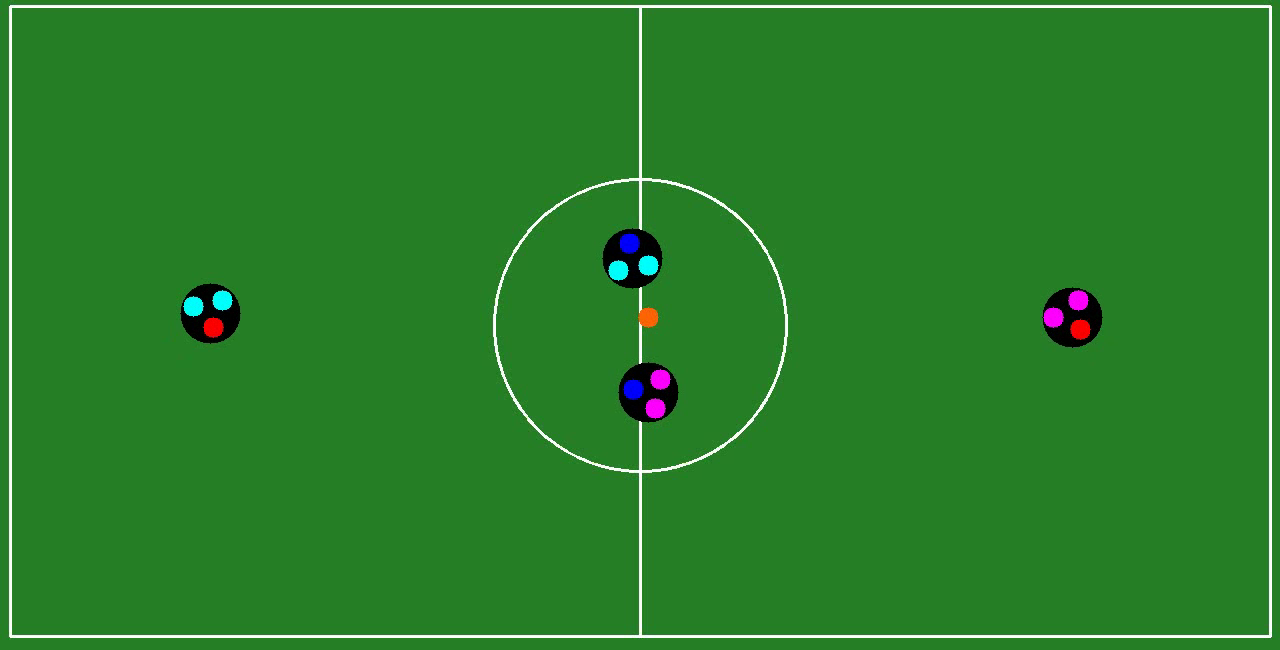
#> input picture frame 8 of video_futbol.avi, 1280 x 650 px, given in place of the camera
$ python calibrate_intrinsic.py
#> lines starting #> are read from the running program, lines starting #| are printed output that depends on the picture
### src/robot_soccer/utils/camera_utils.py
"""Utilidades para detección y configuración de cámaras.

Este módulo proporciona funciones para detectar cámaras disponibles,
identificar cámaras específicas (como DroidCam) y validar dispositivos de video.
"""

import logging
import subprocess
from pathlib import Path
import cv2

log = logging.getLogger(__name__)


def find_droidcam_device():
    """Encuentra automáticamente el dispositivo de video de DroidCam.

    Busca en todos los dispositivos /dev/videoX para encontrar cuál
    está usando el driver v4l2loopback (DroidCam).

    Returns:
        int or None: Índice del dispositivo DroidCam (ej: 2 para /dev/video2),
                     o None si no se encuentra.

    Example:
        >>> camera_id = find_droidcam_device()
        >>> if camera_id is not None:
        ...     cap = cv2.VideoCapture(camera_id)
    """
    # Buscar todos los dispositivos /dev/videoX
    video_devices = sorted(Path("/dev").glob("video*"))

    for device_path in video_devices:
        device_num = device_path.name.replace("video", "")

        # Verificar si es un número (evitar video4linux, etc.)
        if not device_num.isdigit():
            continue

        device_index = int(device_num)

        try:
            # Usar v4l2-ctl para obtener información del driver
            result = subprocess.run(
                ["v4l2-ctl", "--device", str(device_path), "--info"],
                capture_output=True,
                text=True,
                timeout=2
            )

            # Buscar "v4l2 loopback" en la salida
            if "v4l2 loopback" in result.stdout.lower():
                log.info("📹 DroidCam encontrado en /dev/video%d", device_index)
                return device_index

        except (subprocess.SubprocessError, subprocess.TimeoutExpired, FileNotFoundError):
            # Si v4l2-ctl no está disponible o falla, continuar
            continue

    log.warning("⚠️  No se encontró DroidCam. Usando cámara por defecto (0).")
    return None


# [109 lines left out: functions find_camera_by_name, list_available_cameras, not called in this run]


def get_camera_index(prefer_droidcam=True, fallback_index=0):
    """Obtiene el índice de cámara a usar, con detección automática de DroidCam.

    Args:
        prefer_droidcam (bool): Si True, intenta encontrar DroidCam primero.
                                Si False, usa fallback_index directamente.
        fallback_index (int): Índice a usar si no se encuentra DroidCam o
                              prefer_droidcam=False. Por defecto 0.

    Returns:
        int: Índice de la cámara a usar.

    Example:
        >>> camera_id = get_camera_index(prefer_droidcam=True, fallback_index=0)
        >>> cap = cv2.VideoCapture(camera_id)
    """
    if prefer_droidcam:
        droidcam_index = find_droidcam_device()
        if droidcam_index is not None:
            return droidcam_index

        log.info("ℹ️  DroidCam no encontrado, usando cámara %d", fallback_index)

    return fallback_index

### scripts/calibrate_intrinsic.py
#!/usr/bin/env python3
"""Calibración intrínseca de la cámara con tablero de ajedrez.

Genera el archivo src/robot_soccer/config/camera_intrinsics.json con
la matriz K (3×3) y los coeficientes de distorsión D (1×5) que usa
cv2.undistort() para corregir el barrel distortion del DroidCam.

IMPORTANTE — condiciones de captura:
    - Usar EXACTAMENTE la misma configuración de DroidCam que en producción
    - Misma resolución, sin zoom digital, sin filtros de imagen
    - Conexión USB preferida sobre WiFi para consistencia

Uso:
    python scripts/calibrate_intrinsic.py
    python scripts/calibrate_intrinsic.py --camera-id 2
    python scripts/calibrate_intrinsic.py --save-board   # solo genera el tablero PNG

Controles durante la captura:
    ESPACIO   — capturar frame actual (solo si el tablero fue detectado)
    G         — generar y guardar tablero de ajedrez como chessboard.png
    C         — comparar frame distorsionado vs corregido (preview)
    ESC       — terminar captura y ejecutar calibración
"""

import sys
import argparse
import logging
from pathlib import Path

import cv2
import numpy as np

ROOT_DIR = Path(__file__).parent.parent
sys.path.insert(0, str(ROOT_DIR / "src"))

from robot_soccer.utils.camera_utils import get_camera_index

log = logging.getLogger(__name__)

# Patrón del tablero: (cols_internos, rows_internos)
# 9×6 internas = 10×7 cuadros. Asimétrico para detectar orientación sin ambigüedad.
BOARD_COLS = 9  # esquinas internas horizontal
BOARD_ROWS = 6  # esquinas internas vertical
SQUARE_SIZE_MM = 25.0  # tamaño físico de cada cuadro en mm (para escala real, no crítico)

INTRINSICS_PATH = ROOT_DIR / "src" / "robot_soccer" / "config" / "camera_intrinsics.json"


# [20 lines left out: function generate_chessboard_image, not called in this run]


def run_calibration(camera_id=None):
    """Ejecuta el proceso interactivo de captura y calibración."""
    if camera_id is None:
        camera_id = get_camera_index(prefer_droidcam=True, fallback_index=0)

    logging.basicConfig(level=logging.INFO,
                        format='%(levelname)-8s %(message)s')

    cap = cv2.VideoCapture(camera_id)
    if not cap.isOpened():
        log.error("No se pudo abrir cámara %d", camera_id)
        return

    w = int(cap.get(cv2.CAP_PROP_FRAME_WIDTH))
    h = int(cap.get(cv2.CAP_PROP_FRAME_HEIGHT))
    log.info("Cámara abierta: %dx%d | /dev/video%d", w, h, camera_id)
    log.info("Tablero esperado: %d×%d esquinas internas", BOARD_COLS, BOARD_ROWS)
    log.info("Objetivo: capturar 20-25 frames con el tablero en distintos ángulos")
    log.info("")
    log.info("Controles: ESPACIO=capturar | G=generar tablero PNG | C=preview corrección | ESC=calibrar")

    criteria = (cv2.TERM_CRITERIA_EPS + cv2.TERM_CRITERIA_MAX_ITER, 30, 0.001)

    obj_points_3d = np.zeros((BOARD_COLS * BOARD_ROWS, 3), np.float32)
    obj_points_3d[:, :2] = np.mgrid[0:BOARD_COLS, 0:BOARD_ROWS].T.reshape(-1, 2)
    obj_points_3d *= SQUARE_SIZE_MM

    all_obj_points = []
    all_img_points = []

    K_preview = None
    D_preview = None
    show_comparison = False

    while True:
        ret, frame = cap.read()
#> frame is the input picture: shape (650, 1280, 3); mean B, G, R 41.5, 127, 41.2
        if not ret:
            continue

        gray = cv2.cvtColor(frame, cv2.COLOR_BGR2GRAY)
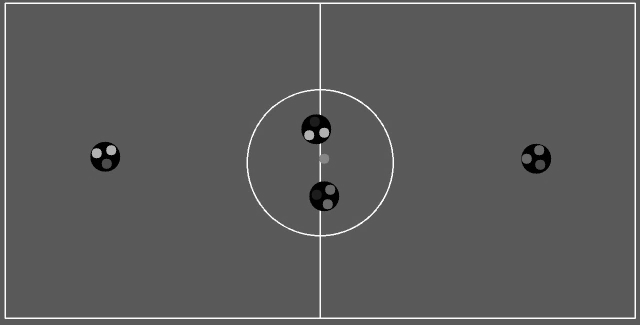
#> gray: shape (650, 1280) (shown at 1/2 size); min 0, max 255, mean 91.4
        found, corners = cv2.findChessboardCorners(
            gray, (BOARD_COLS, BOARD_ROWS),
            cv2.CALIB_CB_ADAPTIVE_THRESH + cv2.CALIB_CB_NORMALIZE_IMAGE
        )
#> found = False; corners = None

        display = frame.copy()
        n = len(all_obj_points)

        if found:
            corners_refined = cv2.cornerSubPix(gray, corners, (11, 11), (-1, -1), criteria)
            cv2.drawChessboardCorners(display, (BOARD_COLS, BOARD_ROWS),
                                      corners_refined, found)
            status_color = (0, 255, 0)
            status = f"TABLERO DETECTADO — ESPACIO para capturar ({n} capturadas)"
        else:
            status_color = (0, 100, 255)
            status = f"Buscando tablero... ({n} capturadas)"

        cv2.putText(display, status, (10, 30),
                    cv2.FONT_HERSHEY_SIMPLEX, 0.6, status_color, 2)
        cv2.putText(display, "ESC=calibrar | G=generar PNG | C=preview",
                    (10, h - 15), cv2.FONT_HERSHEY_SIMPLEX, 0.45, (200, 200, 200), 1)
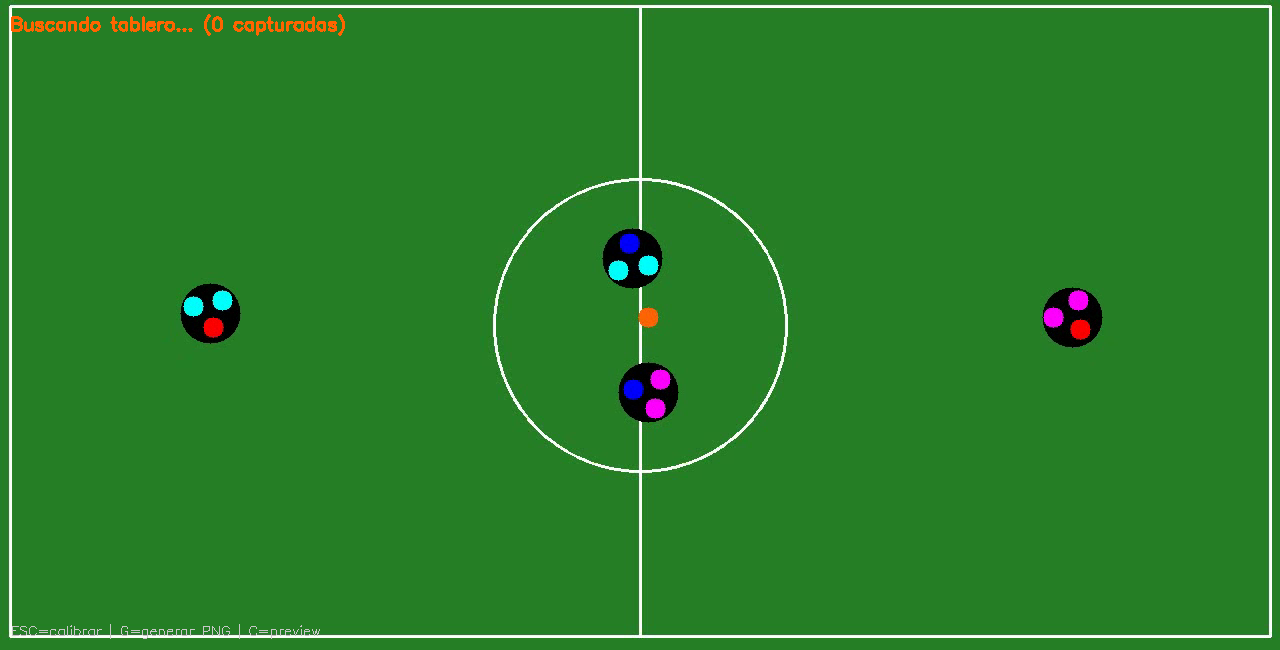
#> display: shape (650, 1280, 3); mean B, G, R 41.5, 126.9, 41.9

        if show_comparison and K_preview is not None:
            undist = cv2.undistort(frame, K_preview, D_preview)
            half_w = w // 2
            combined = np.hstack([
                cv2.resize(frame, (half_w, h)),
                cv2.resize(undist, (half_w, h))
            ])
            cv2.putText(combined, "ORIGINAL", (10, 25),
                        cv2.FONT_HERSHEY_SIMPLEX, 0.6, (0, 100, 255), 2)
            cv2.putText(combined, "CORREGIDO", (half_w + 10, 25),
                        cv2.FONT_HERSHEY_SIMPLEX, 0.6, (0, 255, 100), 2)
            cv2.imshow("Calibracion Intrinseca — Comparacion", combined)
        elif show_comparison:
            cv2.putText(display, "Captura al menos 5 frames para preview",
                        (10, 60), cv2.FONT_HERSHEY_SIMPLEX, 0.5, (0, 200, 255), 1)

        cv2.imshow("Calibracion Intrinseca", display)
        key = cv2.waitKey(1) & 0xFF
#> (key Esc is pressed here)

        if key == 27:  # ESC — calibrar
            break
        elif key == ord(' ') and found:
            corners_refined = cv2.cornerSubPix(gray, corners, (11, 11), (-1, -1), criteria)
            all_obj_points.append(obj_points_3d)
            all_img_points.append(corners_refined)
            log.info("Frame %d capturado", len(all_obj_points))
            if len(all_obj_points) >= 5:
                ret_cal, K_preview, D_preview, _, _ = cv2.calibrateCamera(
                    all_obj_points, all_img_points, (w, h), None, None)
        elif key == ord('g') or key == ord('G'):
            generate_chessboard_image(save_path="chessboard.png")
        elif key == ord('c') or key == ord('C'):
            show_comparison = not show_comparison
            if not show_comparison:
                cv2.destroyWindow("Calibracion Intrinseca — Comparacion")

    cap.release()
    cv2.destroyAllWindows()

    n = len(all_obj_points)
    if n < 10:
        log.error("Solo %d frames capturados — se necesitan al menos 10 (recomendado 20-25)", n)
        return

    log.info("")
    log.info("Calibrando con %d frames...", n)
    ret_cal, K, D, rvecs, tvecs = cv2.calibrateCamera(
        all_obj_points, all_img_points, (w, h), None, None)

    log.info("Error de reproyección: %.4f px (objetivo: < 1.0px)", ret_cal)
    if ret_cal > 1.5:
        log.warning("Error alto — verifica que el tablero esté plano y las capturas sean nítidas")
    elif ret_cal > 1.0:
        log.warning("Error aceptable pero mejorable — intenta con más capturas")
    else:
        log.info("Calibración excelente")

    log.info("K (matriz intrínseca):\n%s", K)
    log.info("D (distorsión) [k1,k2,p1,p2,k3]: %s", D.flatten())

    import json
    data = {
        "K": K.tolist(),
        "D": D.tolist(),
        "image_size": [w, h],
        "reprojection_error": float(ret_cal),
        "num_frames": n,
        "board": {"cols": BOARD_COLS, "rows": BOARD_ROWS, "square_mm": SQUARE_SIZE_MM},
    }
    INTRINSICS_PATH.parent.mkdir(parents=True, exist_ok=True)
    with open(INTRINSICS_PATH, "w") as f:
        json.dump(data, f, indent=2)

    log.info("")
    log.info("Guardado en: %s", INTRINSICS_PATH)
    log.info("")
    log.info("SIGUIENTE PASO OBLIGATORIO:")
    log.info("  Ejecutar calibrate_perspective.py para re-calibrar los 4 puntos de esquina")
    log.info("  con el feed ya corregido (los src_points actuales son para imagen distorsionada)")


def main():
    parser = argparse.ArgumentParser(description="Calibración intrínseca de cámara con tablero de ajedrez")
    parser.add_argument("--camera-id", type=int, default=None,
                        help="ID de la cámara (default: auto-detecta DroidCam)")
    parser.add_argument("--save-board", action="store_true",
                        help="Solo generar chessboard.png y salir")
    args = parser.parse_args()

    if args.save_board:
        generate_chessboard_image()
        return

    run_calibration(camera_id=args.camera_id)


if __name__ == "__main__":
    main()

$ run again, starting later in the video
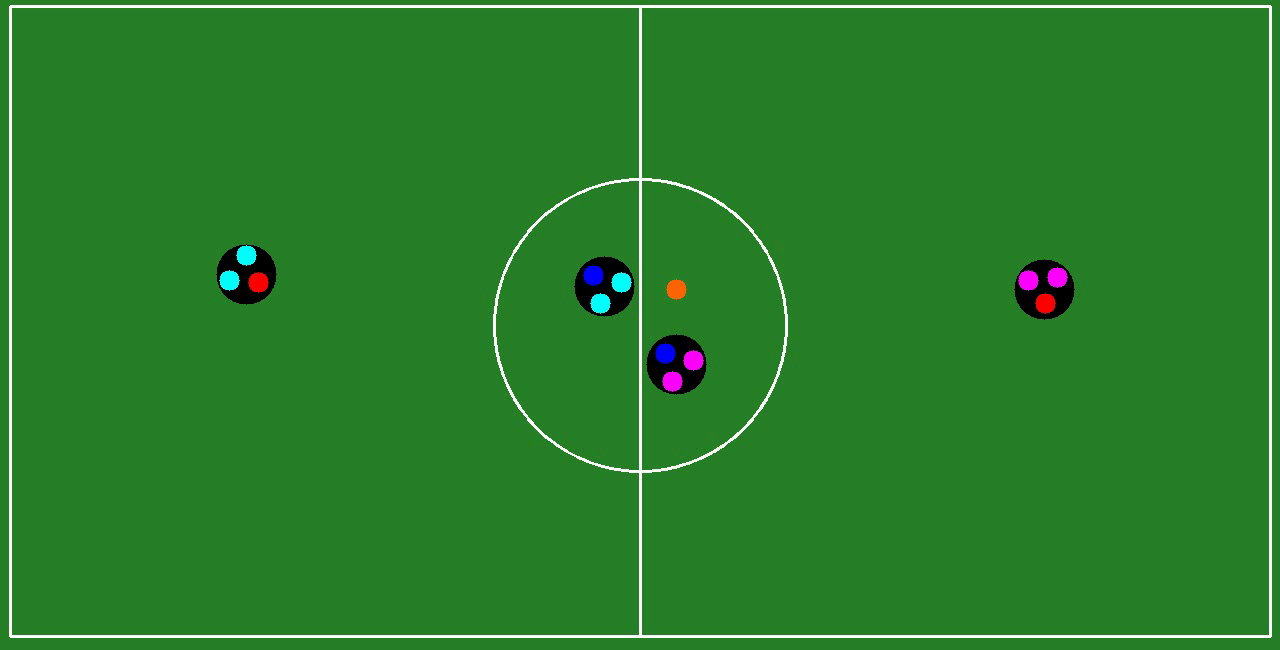
#> input picture frame 36 of video_futbol.avi, 1280 x 650 px, given in place of the camera
#> in run_calibration, frame is the input picture: shape (650, 1280, 3); mean B, G, R 41.6, 127, 41.3
#> in run_calibration, `gray = cv2.cvtColor(frame, cv2.COLOR_BGR2GRAY)`:
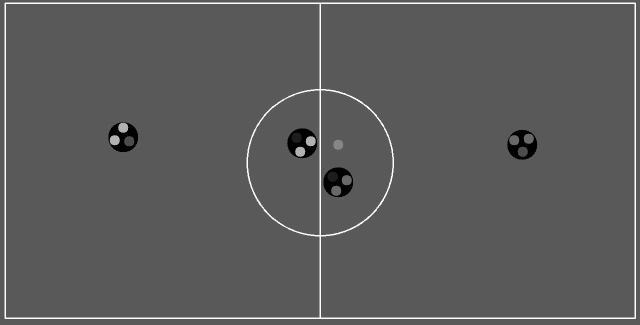
#> gray: shape (650, 1280) (shown at 1/2 size); min 0, max 255, mean 91.4
#> found = False; corners = None
#> in run_calibration, `cv2.putText(display, "ESC=calibrar | G=generar PNG | C=preview", (10, ..`:
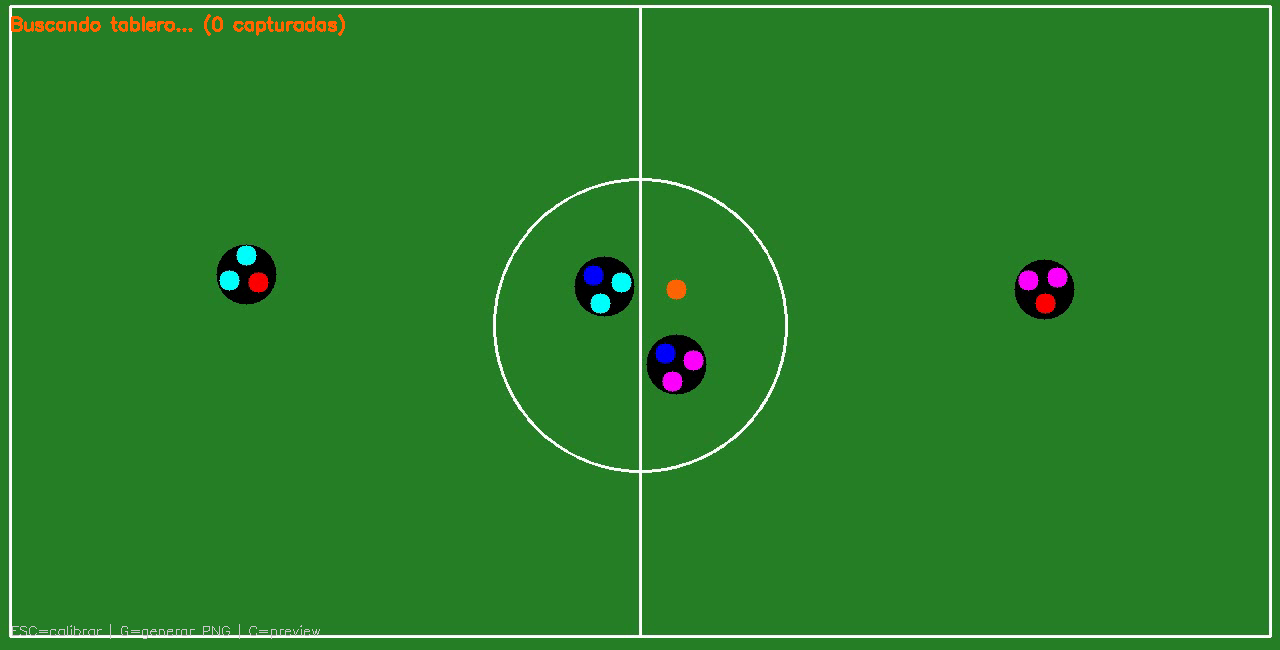
#> display: shape (650, 1280, 3); mean B, G, R 41.6, 127, 42

$ run again, starting later in the video
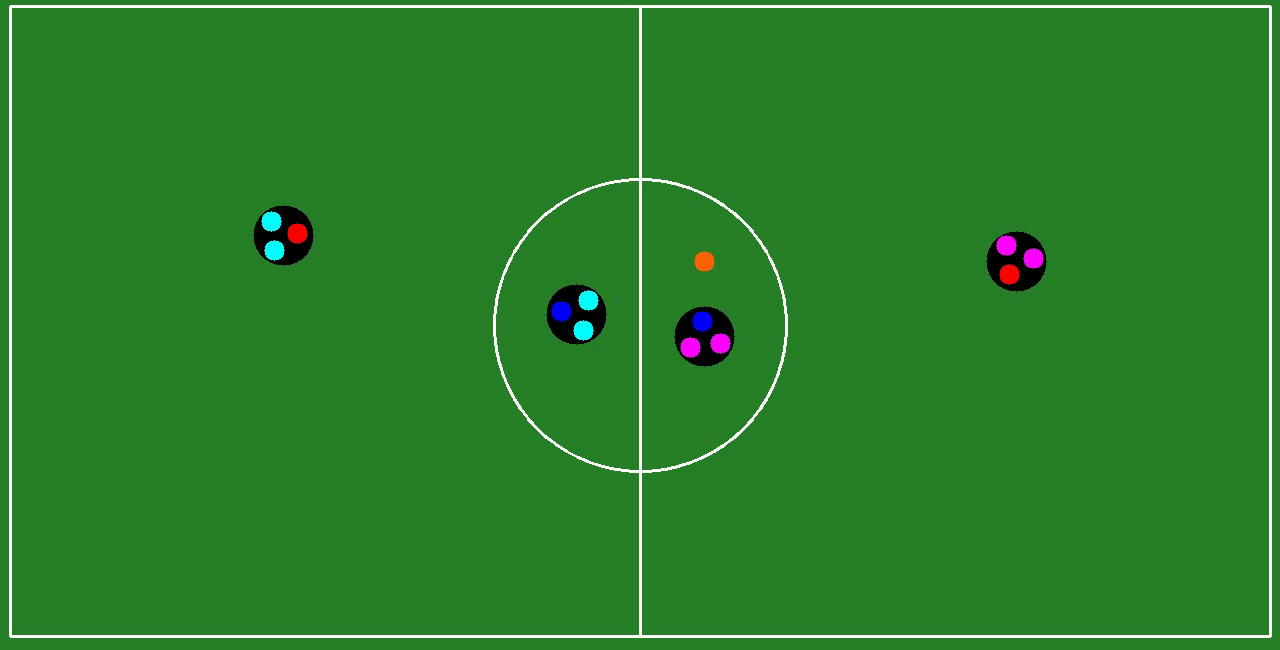
#> input picture frame 64 of video_futbol.avi, 1280 x 650 px, given in place of the camera
#> in run_calibration, frame is the input picture: shape (650, 1280, 3); mean B, G, R 41.6, 127, 41.3
#> in run_calibration, `gray = cv2.cvtColor(frame, cv2.COLOR_BGR2GRAY)`:
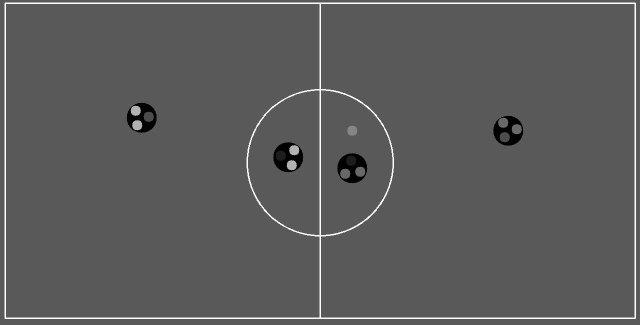
#> gray: shape (650, 1280) (shown at 1/2 size); min 0, max 255, mean 91.5
#> found = False; corners = None
#> in run_calibration, `cv2.putText(display, "ESC=calibrar | G=generar PNG | C=preview", (10, ..`:
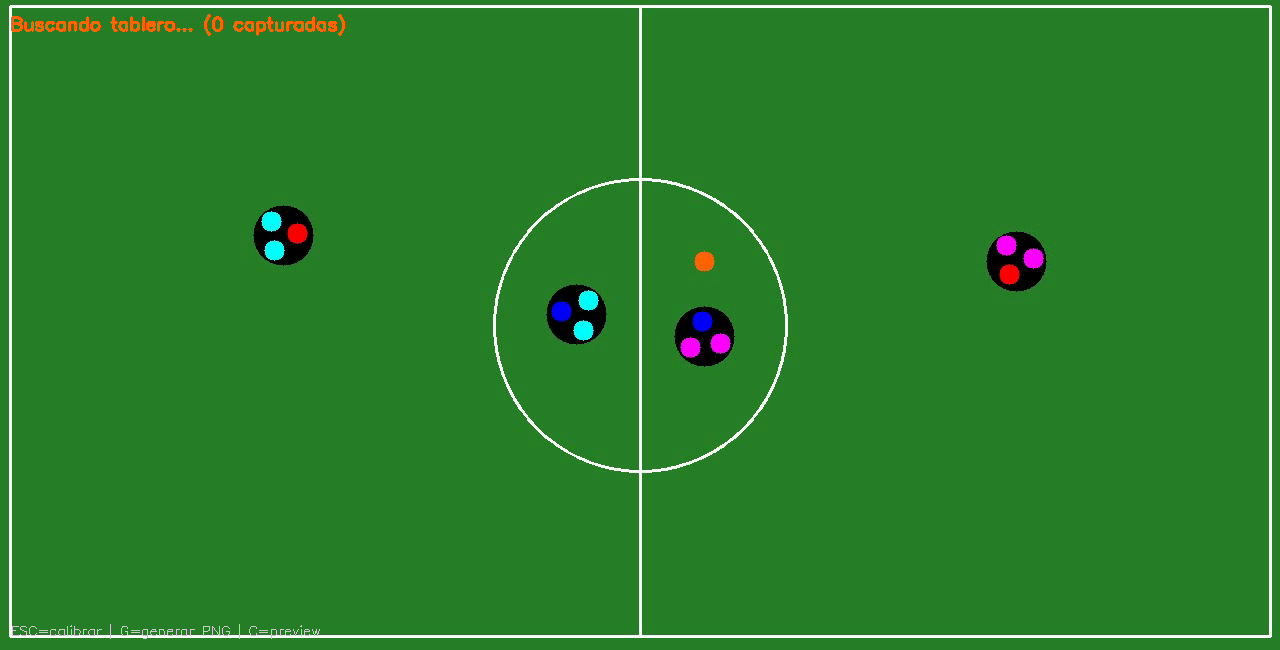
#> display: shape (650, 1280, 3); mean B, G, R 41.6, 127, 42
